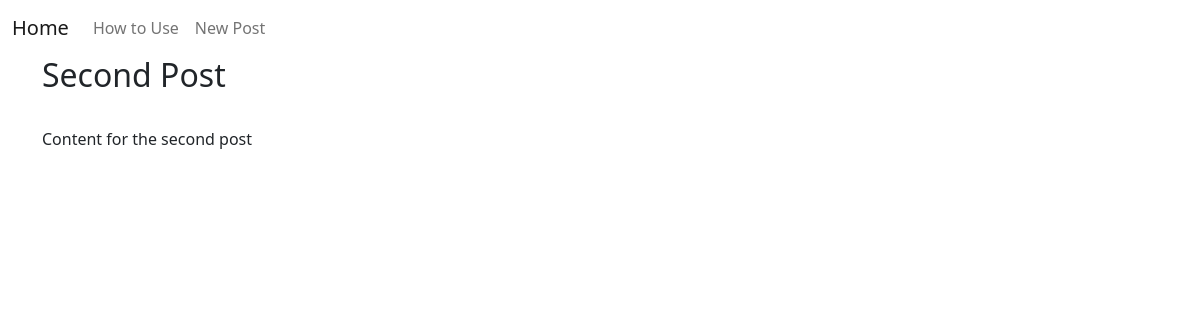
The page /2 on the database as committed earlier.
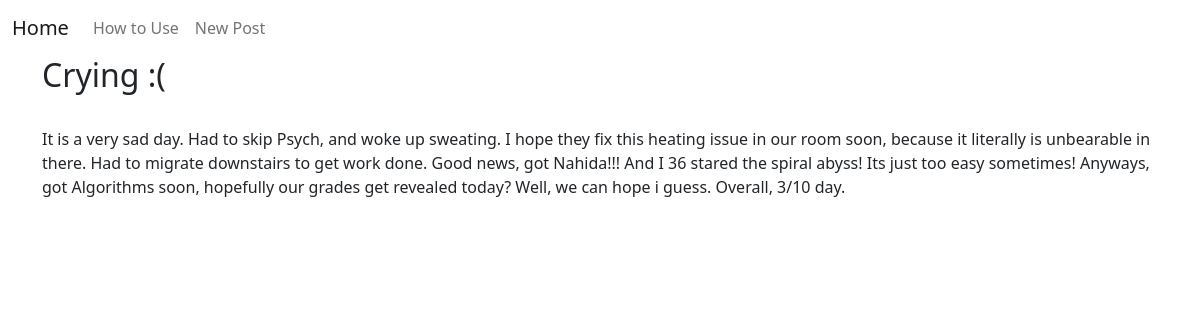
The same page on the database as committed later.
### tables this page shows
CREATE TABLE posts (
    id INTEGER PRIMARY KEY AUTOINCREMENT,
    created TIMESTAMP NOT NULL DEFAULT CURRENT_TIMESTAMP,
    title TEXT NOT NULL,
    rating INTEGER NOT NULL,
    content TEXT NOT NULL
);

### main.py (the view)
@app.route('/<int:post_id>')
def post(post_id):
    post = get_post(post_id)
    return render_template('post.html', post=post)

### main.py (called while the page is built)
def get_db_connection():
    conn = sqlite3.connect('database.db')
    conn.row_factory = sqlite3.Row
    return conn

def get_post(post_id):
    conn = get_db_connection()
    post = conn.execute('SELECT * FROM posts WHERE id = ?',
                        (post_id,)).fetchone()
    conn.close()
    if post is None:
        abort(404)
    return post

### templates/post.html
{% extends 'base.html' %}
{% block content %}
    <h2>{% block title %} {{ post['title'] }} {% endblock %}</h2>
    <span class="badge badge-primary">{{ post['created'] }}</span>
    <p>{{ post['content'] }}</p>
{% endblock %}

Rows that differ between the two databases and show on the page:
changed posts: title "Second Post" → "Crying :("; content "Content for the second post" → "It is a very sad day. Had to skip Psych, and woke up sweating. I hope they fix this heating issue in our room soon, because it literally is unbearable in there. Had to migrate downstairs to get work done. Good news, got Nahida!!! And I 36 stared the spiral abyss! Its just too easy sometimes! Anyways, got Algorithms soon, hopefully our grades get revealed today? Well, we can hope i guess. Overall, 3/10 day."
